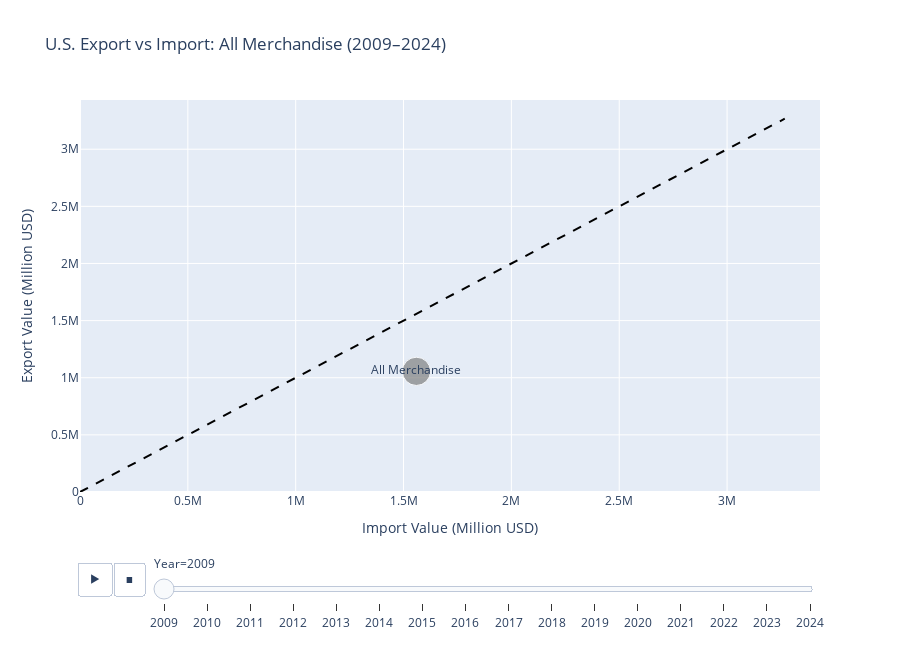

This figure's notebook cell:
### Markdown cell above
# U.S. Export vs Import: All Merchandise (2009–2024)

### Code cell
merged = pd.merge(export_long, import_long, on=["Product", "Year"])
merged["Is_All_Merchandise"] = merged["Product"].str.contains("All Merchandise")
all_merch = merged[merged["Is_All_Merchandise"]].copy()
all_merch["Size"] = 40  # fixed bubble size

# Animated Plot for All Merchandise only
fig = px.scatter(
    all_merch,
    x="Import",
    y="Export",
    animation_frame="Year",
    size="Size",
    hover_name="Product",
    color_discrete_sequence=["gray"],
    text=["All Merchandise"] * len(all_merch),
    title="U.S. Export vs Import: All Merchandise (2009–2024)"
)

# Add 45-degree trade balance line
max_val = max(all_merch["Export"].max(), all_merch["Import"].max())
fig.add_trace(go.Scatter(
    x=[0, max_val],
    y=[0, max_val],
    mode='lines',
    line=dict(color='black', dash='dash'),
    name='Trade Balance = 0'
))

# Layout settings
fig.update_layout(
    xaxis_title="Import Value (Million USD)",
    yaxis_title="Export Value (Million USD)",
    xaxis=dict(range=[0, max_val * 1.05]),
    yaxis=dict(range=[0, max_val * 1.05]),
    height=650,
    showlegend=False
)

fig.show()
fig.write_html("../img/All_Merchandise_bubble.html")

### Figure 1 — Plotly figure (JSON) as saved in the notebook; plotly's stock layout.template omitted (floating-point values rounded to 4 significant figures)
{"data": [{"hovertemplate": "<b>%{hovertext}</b><br><br>Year=2009<br>Import=%{x}<br>Export=%{y}<br>Size=%{marker.size}<br>text=%{text}<extra></extra>", "hovertext": ["0--All Merchandise"], "legendgroup": "", "marker": {"color": "gray", "size": [40], "sizemode": "area", "sizeref": 0.1, "symbol": "circle"}, "mode": "markers+text", "name": "", "orientation": "v", "showlegend": false, "text": ["All Merchandise"], "type": "scatter", "x": [1560000.0], "xaxis": "x", "y": [1056000.0], "yaxis": "y"}, {"line": {"color": "black", "dash": "dash"}, "mode": "lines", "name": "Trade Balance = 0", "type": "scatter", "x": [0, 3267389], "y": [0, 3267389]}], "layout": {"height": 650, "legend": {"itemsizing": "constant", "tracegroupgap": 0}, "showlegend": false, "sliders": [{"active": 0, "currentvalue": {"prefix": "Year="}, "len": 0.9, "pad": {"b": 10, "t": 60}, "steps": [{"args": [["2009"], {"frame": {"duration": 0, "redraw": false}, "fromcurrent": true, "mode": "immediate", "transition": {"duration": 0, "easing": "linear"}}], "label": "2009", "method": "animate"}, {"args": [["2010"], {"frame": {"duration": 0, "redraw": false}, "fromcurrent": true, "mode": "immediate", "transition": {"duration": 0, "easing": "linear"}}], "label": "2010", "method": "animate"}, {"args": [["2011"], {"frame": {"duration": 0, "redraw": false}, "fromcurrent": true, "mode": "immediate", "transition": {"duration": 0, "easing": "linear"}}], "label": "2011", "method": "animate"}, {"args": [["2012"], {"frame": {"duration": 0, "redraw": false}, "fromcurrent": true, "mode": "immediate", "transition": {"duration": 0, "easing": "linear"}}], "label": "2012", "method": "animate"}, {"args": [["2013"], {"frame": {"duration": 0, "redraw": false}, "fromcurrent": true, "mode": "immediate", "transition": {"duration": 0, "easing": "linear"}}], "label": "2013", "method": "animate"}, {"args": [["2014"], {"frame": {"duration": 0, "redraw": false}, "fromcurrent": true, "mode": "immediate", "transition": {"duration": 0, "easing": "linear"}}], "label": "2014", "method": "animate"}, {"args": [["2015"], {"frame": {"duration": 0, "redraw": false}, "fromcurrent": true, "mode": "immediate", "transition": {"duration": 0, "easing": "linear"}}], "label": "2015", "method": "animate"}, {"args": [["2016"], {"frame": {"duration": 0, "redraw": false}, "fromcurrent": true, "mode": "immediate", "transition": {"duration": 0, "easing": "linear"}}], "label": "2016", "method": "animate"}, {"args": [["2017"], {"frame": {"duration": 0, "redraw": false}, "fromcurrent": true, "mode": "immediate", "transition": {"duration": 0, "easing": "linear"}}], "label": "2017", "method": "animate"}, {"args": [["2018"], {"frame": {"duration": 0, "redraw": false}, "fromcurrent": true, "mode": "immediate", "transition": {"duration": 0, "easing": "linear"}}], "label": "2018", "method": "animate"}, {"args": [["2019"], {"frame": {"duration": 0, "redraw": false}, "fromcurrent": true, "mode": "immediate", "transition": {"duration": 0, "easing": "linear"}}], "label": "2019", "method": "animate"}, {"args": [["2020"], {"frame": {"duration": 0, "redraw": false}, "fromcurrent": true, "mode": "immediate", "transition": {"duration": 0, "easing": "linear"}}], "label": "2020", "method": "animate"}, {"args": [["2021"], {"frame": {"duration": 0, "redraw": false}, "fromcurrent": true, "mode": "immediate", "transition": {"duration": 0, "easing": "linear"}}], "label": "2021", "method": "animate"}, {"args": [["2022"], {"frame": {"duration": 0, "redraw": false}, "fromcurrent": true, "mode": "immediate", "transition": {"duration": 0, "easing": "linear"}}], "label": "2022", "method": "animate"}, {"args": [["2023"], {"frame": {"duration": 0, "redraw": false}, "fromcurrent": true, "mode": "immediate", "transition": {"duration": 0, "easing": "linear"}}], "label": "2023", "method": "animate"}, {"args": [["2024"], {"frame": {"duration": 0, "redraw": false}, "fromcurrent": true, "mode": "immediate", "transition": {"duration": 0, "easing": "linear"}}], "label": "2024", "method": "animate"}], "x": 0.1, "xanchor": "left", "y": 0, "yanchor": "top"}], "title": {"text": "U.S. Export vs Import: All Merchandise (2009–2024)"}, "updatemenus": [{"buttons": [{"args": [null, {"frame": {"duration": 500, "redraw": false}, "fromcurrent": true, "mode": "immediate", "transition": {"duration": 500, "easing": "linear"}}], "label": "&#9654;", "method": "animate"}, {"args": [[null], {"frame": {"duration": 0, "redraw": false}, "fromcurrent": true, "mode": "immediate", "transition": {"duration": 0, "easing": "linear"}}], "label": "&#9724;", "method": "animate"}], "direction": "left", "pad": {"r": 10, "t": 70}, "showactive": false, "type": "buttons", "x": 0.1, "xanchor": "right", "y": 0, "yanchor": "top"}], "xaxis": {"anchor": "y", "domain": [0, 1], "range": [0, 3431000.0], "title": {"text": "Import Value (Million USD)"}}, "yaxis": {"anchor": "x", "domain": [0, 1], "range": [0, 3431000.0], "title": {"text": "Export Value (Million USD)"}}}}
